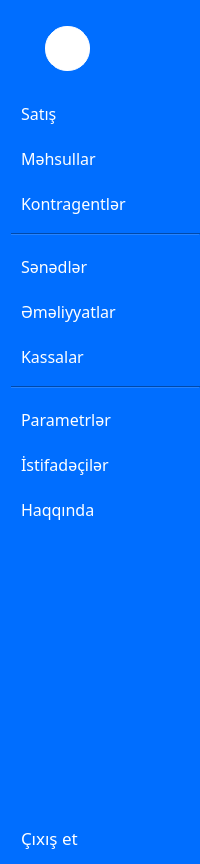
     <widget class="QWidget" name="icon_name_widget" native="true">
      <property name="font">
       <font>
        <family>Sans Serif</family>
       </font>
      </property>
      <property name="focusPolicy">
       <enum>Qt::NoFocus</enum>
      </property>
      <property name="styleSheet">
       <string notr="true">QWidget{
	background-color:#006EFF;
}

QPushButton{
	color:white;
	text-align:left;
	height:30px;
	border:none;
	padding-left:10px;
	border-top-left-radius:10px;
	border-bottom-left-radius:10px;
}

QPushButton:checked{
	background-color:#f5fafe;
	color:#006EFF;

}</string>
      </property>
      <layout class="QVBoxLayout" name="verticalLayout_4">
       <property name="rightMargin">
        <number>0</number>
       </property>
       <item>
        <spacer name="verticalSpacer_5">
         <property name="font">
          <font>
           <family>Sans Serif</family>
          </font>
         </property>
         <property name="focusPolicy">
          <enum>Qt::NoFocus</enum>
         </property>
         <property name="orientation">
          <enum>Qt::Vertical</enum>
         </property>
         <property name="sizeType">
          <enum>QSizePolicy::Fixed</enum>
         </property>
         <property name="sizeHint" stdset="0">
          <size>
           <width>20</width>
           <height>15</height>
          </size>
         </property>
        </spacer>
       </item>
       <item>
        <layout class="QHBoxLayout" name="horizontalLayout_3">
         <property name="rightMargin">
          <number>75</number>
         </property>
         <item>
          <spacer name="horizontalSpacer_4">
           <property name="font">
            <font>
             <family>Sans Serif</family>
            </font>
           </property>
           <property name="focusPolicy">
            <enum>Qt::NoFocus</enum>
           </property>
           <property name="orientation">
            <enum>Qt::Horizontal</enum>
           </property>
           <property name="sizeType">
            <enum>QSizePolicy::Fixed</enum>
           </property>
           <property name="sizeHint" stdset="0">
            <size>
             <width>20</width>
             <height>20</height>
            </size>
           </property>
          </spacer>
         </item>
         <item>
          <widget class="QLabel" name="label_menu_2">
           <property name="minimumSize">
            <size>
             <width>45</width>
             <height>45</height>
            </size>
           </property>
           <property name="maximumSize">
            <size>
             <width>45</width>
             <height>45</height>
            </size>
           </property>
           <property name="font">
            <font>
             <family>Sans Serif</family>
             <pointsize>14</pointsize>
             <weight>75</weight>
             <bold>true</bold>
            </font>
           </property>
           <property name="focusPolicy">
            <enum>Qt::NoFocus</enum>
           </property>
           <property name="styleSheet">
            <string notr="true">background-color:rgb(255, 255, 255);
border: 1px solid white;
border-radius:22px;
padding:5px;
padding-right:8px</string>
           </property>
           <property name="text">
            <string/>
           </property>
           <property name="pixmap">
            <pixmap resource="resources.qrc">:/icons/favicon.png</pixmap>
           </property>
           <property name="scaledContents">
            <bool>true</bool>
           </property>
           <property name="alignment">
            <set>Qt::AlignCenter</set>
           </property>
           <property name="openExternalLinks">
            <bool>false</bool>
           </property>
          </widget>
         </item>
         <item>
          <spacer name="horizontalSpacer_3">
           <property name="font">
            <font>
             <family>Sans Serif</family>
            </font>
           </property>
           <property name="focusPolicy">
            <enum>Qt::NoFocus</enum>
           </property>
           <property name="orientation">
            <enum>Qt::Horizontal</enum>
           </property>
           <property name="sizeType">
            <enum>QSizePolicy::Fixed</enum>
           </property>
           <property name="sizeHint" stdset="0">
            <size>
             <width>20</width>
             <height>20</height>
            </size>
           </property>
          </spacer>
         </item>
        </layout>
       </item>
       <item>
        <layout class="QVBoxLayout" name="verticalLayout_2">
         <property name="spacing">
          <number>15</number>
         </property>
         <property name="topMargin">
          <number>21</number>
         </property>
         <item>
          <widget class="QPushButton" name="button_sale_2">
           <property name="font">
            <font>
             <family>Sans Serif</family>
             <pointsize>12</pointsize>
            </font>
           </property>
           <property name="cursor">
            <cursorShape>PointingHandCursor</cursorShape>
           </property>
           <property name="focusPolicy">
            <enum>Qt::NoFocus</enum>
           </property>
           <property name="toolTip">
            <string>Alt+1</string>
           </property>
           <property name="autoFillBackground">
            <bool>false</bool>
           </property>
           <property name="text">
            <string>Satış</string>
           </property>
           <property name="icon">
            <iconset resource="resources.qrc">
             <normaloff>:/icons/cassa.png</normaloff>
             <normalon>:/icons/cassa_blue.png</normalon>:/icons/cassa.png</iconset>
           </property>
           <property name="iconSize">
            <size>
             <width>20</width>
             <height>20</height>
            </size>
           </property>
           <property name="shortcut">
            <string>Alt+1</string>
           </property>
           <property name="checkable">
            <bool>true</bool>
           </property>
           <property name="autoExclusive">
            <bool>true</bool>
           </property>
          </widget>
         </item>
         <item>
          <widget class="QPushButton" name="button_product_2">
           <property name="font">
            <font>
             <family>Sans Serif</family>
             <pointsize>12</pointsize>
            </font>
           </property>
           <property name="cursor">
            <cursorShape>PointingHandCursor</cursorShape>
           </property>
           <property name="focusPolicy">
            <enum>Qt::NoFocus</enum>
           </property>
           <property name="toolTip">
            <string>Alt+2</string>
           </property>
           <property name="text">
            <string>Məhsullar</string>
           </property>
           <property name="icon">
            <iconset resource="resources.qrc">
             <normaloff>:/icons/products.png</normaloff>
             <normalon>:/icons/products_blue.png</normalon>:/icons/products.png</iconset>
           </property>
           <property name="iconSize">
            <size>
             <width>20</width>
             <height>20</height>
            </size>
           </property>
           <property name="shortcut">
            <string>Alt+2</string>
           </property>
           <property name="checkable">
            <bool>true</bool>
           </property>
           <property name="autoExclusive">
            <bool>true</bool>
           </property>
          </widget>
         </item>
         <item>
          <widget class="QPushButton" name="button_stakeholder_2">
           <property name="font">
            <font>
             <family>Sans Serif</family>
             <pointsize>12</pointsize>
            </font>
           </property>
           <property name="cursor">
            <cursorShape>PointingHandCursor</cursorShape>
           </property>
           <property name="focusPolicy">
            <enum>Qt::NoFocus</enum>
           </property>
           <property name="toolTip">
            <string>Alt+3</string>
           </property>
           <property name="text">
            <string>Kontragentlər</string>
           </property>
           <property name="icon">
            <iconset resource="resources.qrc">
             <normaloff>:/icons/customer.png</normaloff>
             <normalon>:/icons/customer_blue.png</normalon>:/icons/customer.png</iconset>
           </property>
           <property name="iconSize">
            <size>
             <width>20</width>
             <height>20</height>
            </size>
           </property>
           <property name="shortcut">
            <string>Alt+3</string>
           </property>
           <property name="checkable">
            <bool>true</bool>
           </property>
           <property name="autoExclusive">
            <bool>true</bool>
           </property>
          </widget>
         </item>
         <item>
          <widget class="Line" name="line_11">
           <property name="focusPolicy">
            <enum>Qt::NoFocus</enum>
           </property>
           <property name="orientation">
            <enum>Qt::Horizontal</enum>
           </property>
          </widget>
         </item>
         <item>
          <widget class="QPushButton" name="button_document_2">
           <property name="font">
            <font>
             <family>Sans Serif</family>
             <pointsize>12</pointsize>
            </font>
           </property>
           <property name="cursor">
            <cursorShape>PointingHandCursor</cursorShape>
           </property>
           <property name="focusPolicy">
            <enum>Qt::NoFocus</enum>
           </property>
           <property name="toolTip">
            <string>Alt+4</string>
           </property>
           <property name="text">
            <string>Sənədlər</string>
           </property>
           <property name="icon">
            <iconset resource="resources.qrc">
             <normaloff>:/icons/document.png</normaloff>
             <normalon>:/icons/document_blue.png</normalon>:/icons/document.png</iconset>
           </property>
           <property name="iconSize">
            <size>
             <width>20</width>
             <height>20</height>
            </size>
           </property>
           <property name="shortcut">
            <string>Alt+4</string>
           </property>
           <property name="checkable">
            <bool>true</bool>
           </property>
           <property name="autoExclusive">
            <bool>true</bool>
           </property>
          </widget>
         </item>
         <item>
          <widget class="QPushButton" name="button_movement_2">
           <property name="font">
            <font>
             <family>Sans Serif</family>
             <pointsize>12</pointsize>
            </font>
           </property>
           <property name="cursor">
            <cursorShape>PointingHandCursor</cursorShape>
           </property>
           <property name="focusPolicy">
            <enum>Qt::NoFocus</enum>
           </property>
           <property name="toolTip">
            <string>Alt+5</string>
           </property>
           <property name="text">
            <string>Əməliyyatlar</string>
           </property>
           <property name="icon">
            <iconset resource="resources.qrc">
             <normaloff>:/icons/credit-card_white.png</normaloff>
             <normalon>:/icons/credit-card.png</normalon>:/icons/credit-card_white.png</iconset>
           </property>
           <property name="iconSize">
            <size>
             <width>20</width>
             <height>20</height>
            </size>
           </property>
           <property name="shortcut">
            <string>Alt+5</string>
           </property>
           <property name="checkable">
            <bool>true</bool>
           </property>
           <property name="autoExclusive">
            <bool>true</bool>
           </property>
          </widget>
         </item>
         <item>
          <widget class="QPushButton" name="button_cash_register_2">
           <property name="font">
            <font>
             <family>Sans Serif</family>
             <pointsize>12</pointsize>
            </font>
           </property>
           <property name="cursor">
            <cursorShape>PointingHandCursor</cursorShape>
           </property>
           <property name="focusPolicy">
            <enum>Qt::NoFocus</enum>
           </property>
           <property name="toolTip">
            <string>Alt+6</string>
           </property>
           <property name="text">
            <string>Kassalar</string>
           </property>
           <property name="icon">
            <iconset resource="resources.qrc">
             <normaloff>:/icons/cash-machine.png</normaloff>
             <normalon>:/icons/cash-machine_blue.png</normalon>:/icons/cash-machine.png</iconset>
           </property>
           <property name="iconSize">
            <size>
             <width>20</width>
             <height>20</height>
            </size>
           </property>
           <property name="shortcut">
            <string>Alt+6</string>
           </property>
           <property name="checkable">
            <bool>true</bool>
           </property>
           <property name="autoExclusive">
            <bool>true</bool>
           </property>
          </widget>
         </item>
         <item>
          <widget class="Line" name="line_9">
           <property name="focusPolicy">
            <enum>Qt::NoFocus</enum>
           </property>
           <property name="orientation">
            <enum>Qt::Horizontal</enum>
           </property>
          </widget>
         </item>
         <item>
          <widget class="QPushButton" name="button_settings_2">
           <property name="font">
            <font>
             <family>Sans Serif</family>
             <pointsize>12</pointsize>
            </font>
           </property>
           <property name="cursor">
            <cursorShape>PointingHandCursor</cursorShape>
           </property>
           <property name="focusPolicy">
            <enum>Qt::NoFocus</enum>
           </property>
           <property name="toolTip">
            <string>Alt+7</string>
           </property>
           <property name="text">
            <string>Parametrlər</string>
           </property>
           <property name="icon">
            <iconset resource="resources.qrc">
             <normaloff>:/icons/settings.png</normaloff>
             <normalon>:/icons/settings_blue.png</normalon>:/icons/settings.png</iconset>
           </property>
           <property name="iconSize">
            <size>
             <width>20</width>
             <height>20</height>
            </size>
           </property>
           <property name="shortcut">
            <string>Alt+7</string>
           </property>
           <property name="checkable">
            <bool>true</bool>
           </property>
           <property name="autoExclusive">
            <bool>true</bool>
           </property>
          </widget>
         </item>
         <item>
          <widget class="QPushButton" name="button_users_2">
           <property name="font">
            <font>
             <family>Sans Serif</family>
             <pointsize>12</pointsize>
            </font>
           </property>
           <property name="cursor">
            <cursorShape>PointingHandCursor</cursorShape>
           </property>
           <property name="focusPolicy">
            <enum>Qt::NoFocus</enum>
           </property>
           <property name="toolTip">
            <string>Alt+8</string>
           </property>
           <property name="text">
            <string>İstifadəçilər</string>
           </property>
           <property name="icon">
            <iconset resource="resources.qrc">
             <normaloff>:/icons/user.png</normaloff>
             <normalon>:/icons/user_blue.png</normalon>:/icons/user.png</iconset>
           </property>
           <property name="iconSize">
            <size>
             <width>20</width>
             <height>20</height>
            </size>
           </property>
           <property name="shortcut">
            <string>Alt+8</string>
           </property>
           <property name="checkable">
            <bool>true</bool>
           </property>
           <property name="autoExclusive">
            <bool>true</bool>
           </property>
          </widget>
         </item>
         <item>
          <widget class="QPushButton" name="button_info_2">
           <property name="font">
            <font>
             <family>Sans Serif</family>
             <pointsize>12</pointsize>
            </font>
           </property>
           <property name="cursor">
            <cursorShape>PointingHandCursor</cursorShape>
           </property>
           <property name="focusPolicy">
            <enum>Qt::NoFocus</enum>
           </property>
           <property name="toolTip">
            <string>Alt+I</string>
           </property>
           <property name="text">
            <string>Haqqında</string>
           </property>
           <property name="icon">
            <iconset resource="resources.qrc">
             <normaloff>:/icons/info.png</normaloff>
             <normalon>:/icons/info-blue.png</normalon>:/icons/info.png</iconset>
           </property>
           <property name="iconSize">
            <size>
             <width>20</width>
             <height>20</height>
            </size>
           </property>
           <property name="shortcut">
            <string>Alt+I</string>
           </property>
           <property name="checkable">
            <bool>true</bool>
           </property>
           <property name="autoExclusive">
            <bool>true</bool>
           </property>
          </widget>
         </item>
        </layout>
       </item>
       <item>
        <spacer name="verticalSpacer_2">
         <property name="font">
          <font>
           <family>Sans Serif</family>
          </font>
         </property>
         <property name="focusPolicy">
          <enum>Qt::NoFocus</enum>
         </property>
         <property name="orientation">
          <enum>Qt::Vertical</enum>
         </property>
         <property name="sizeHint" stdset="0">
          <size>
           <width>20</width>
           <height>293</height>
          </size>
         </property>
        </spacer>
       </item>
       <item>
        <widget class="QPushButton" name="button_exit_2">
         <property name="font">
          <font>
           <family>Sans Serif</family>
           <pointsize>13</pointsize>
          </font>
         </property>
         <property name="cursor">
          <cursorShape>PointingHandCursor</cursorShape>
         </property>
         <property name="focusPolicy">
          <enum>Qt::NoFocus</enum>
         </property>
         <property name="toolTip">
          <string>Esc</string>
         </property>
         <property name="styleSheet">
          <string notr="true">QPushButton:checked{
	background-color:transparent;
	color:white;
	font-weight:normal;

}</string>
         </property>
         <property name="text">
          <string>Çıxış et</string>
         </property>
         <property name="icon">
          <iconset resource="resources.qrc">
           <normaloff>:/icons/log_out.png</normaloff>:/icons/log_out.png</iconset>
         </property>
         <property name="iconSize">
          <size>
           <width>18</width>
           <height>18</height>
          </size>
         </property>
         <property name="shortcut">
          <string>Esc</string>
         </property>
         <property name="checkable">
          <bool>true</bool>
         </property>
         <property name="autoExclusive">
          <bool>true</bool>
         </property>
        </widget>
       </item>
      </layout>
     </widget>
